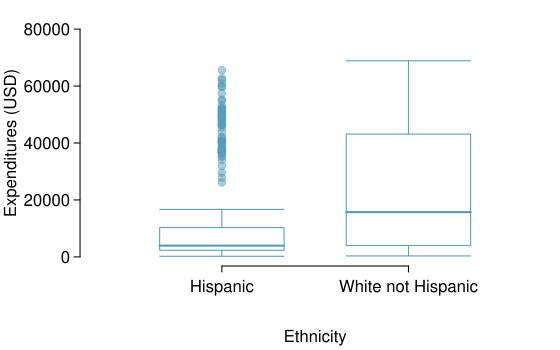

Here is the R script that generated this plot:
library(openintro)
#data(dds.discr)
data(COL)

myPDF("ddsExpHispWhite.pdf", 0.7 * 8, 0.7 * 5,
      mar = c(4.2, 4, 1, 0.5),
      mgp = c(3, 0.5, 0)
)

dds.hispanics = dds.discr[dds.discr$ethnicity == "Hispanic", ]
dds.white.non.hisp = dds.discr[dds.discr$ethnicity == "White not Hispanic", ]

dds.hisp.white = rbind(dds.hispanics, dds.white.non.hisp)
dds.hisp.white$ethnicity <- droplevels(dds.hisp.white$ethnicity)

boxPlot(dds.hisp.white$expenditures, dds.hisp.white$ethnicity,
        xlab = 'Ethnicity',
        ylab = 'Expenditures (USD)',
        ylim = c(0, 80000),
        pch = 19,
        pchCex = 1,
        lcol = COL[1],
        col = COL[1,3])

dev.off()
